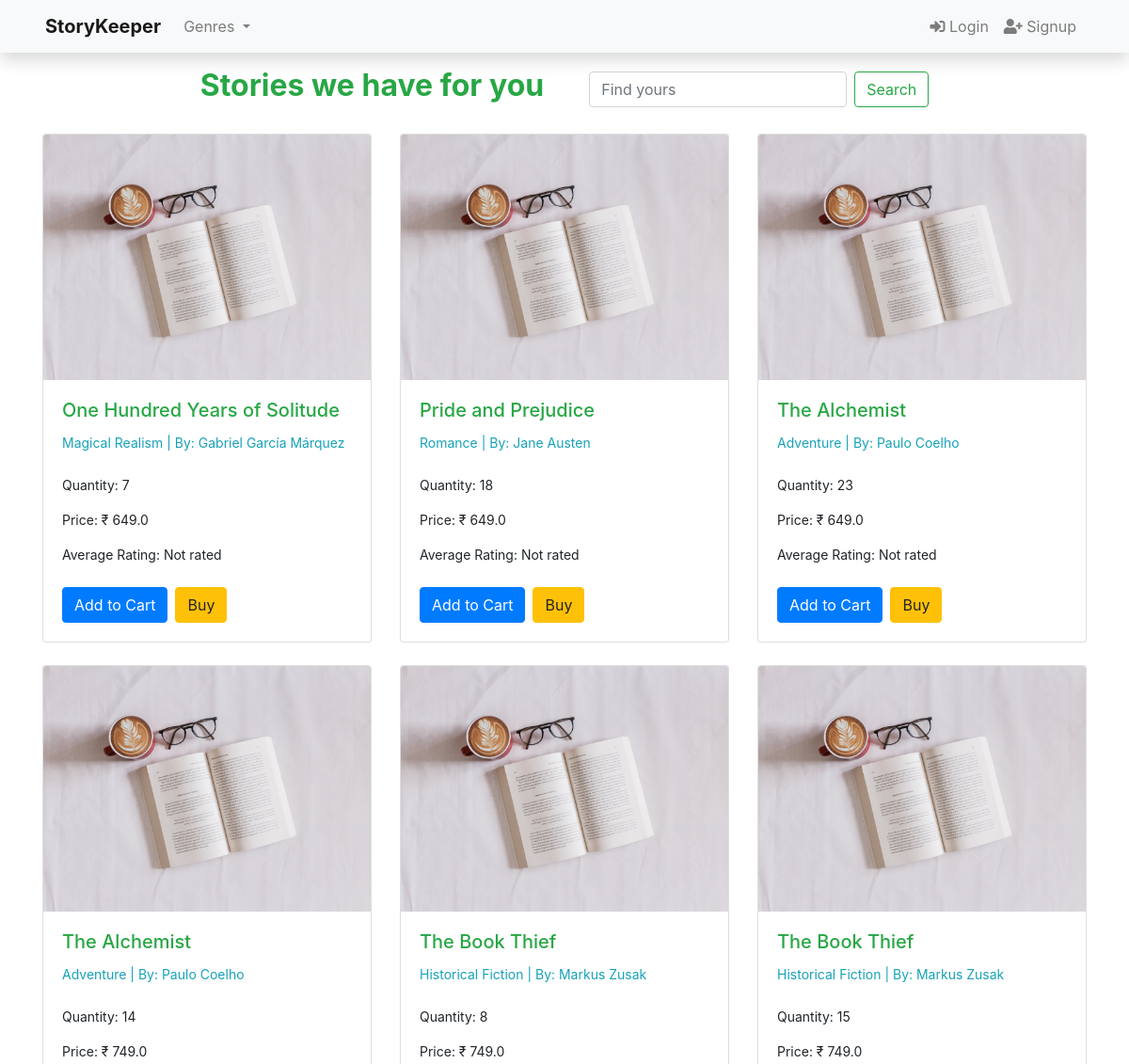
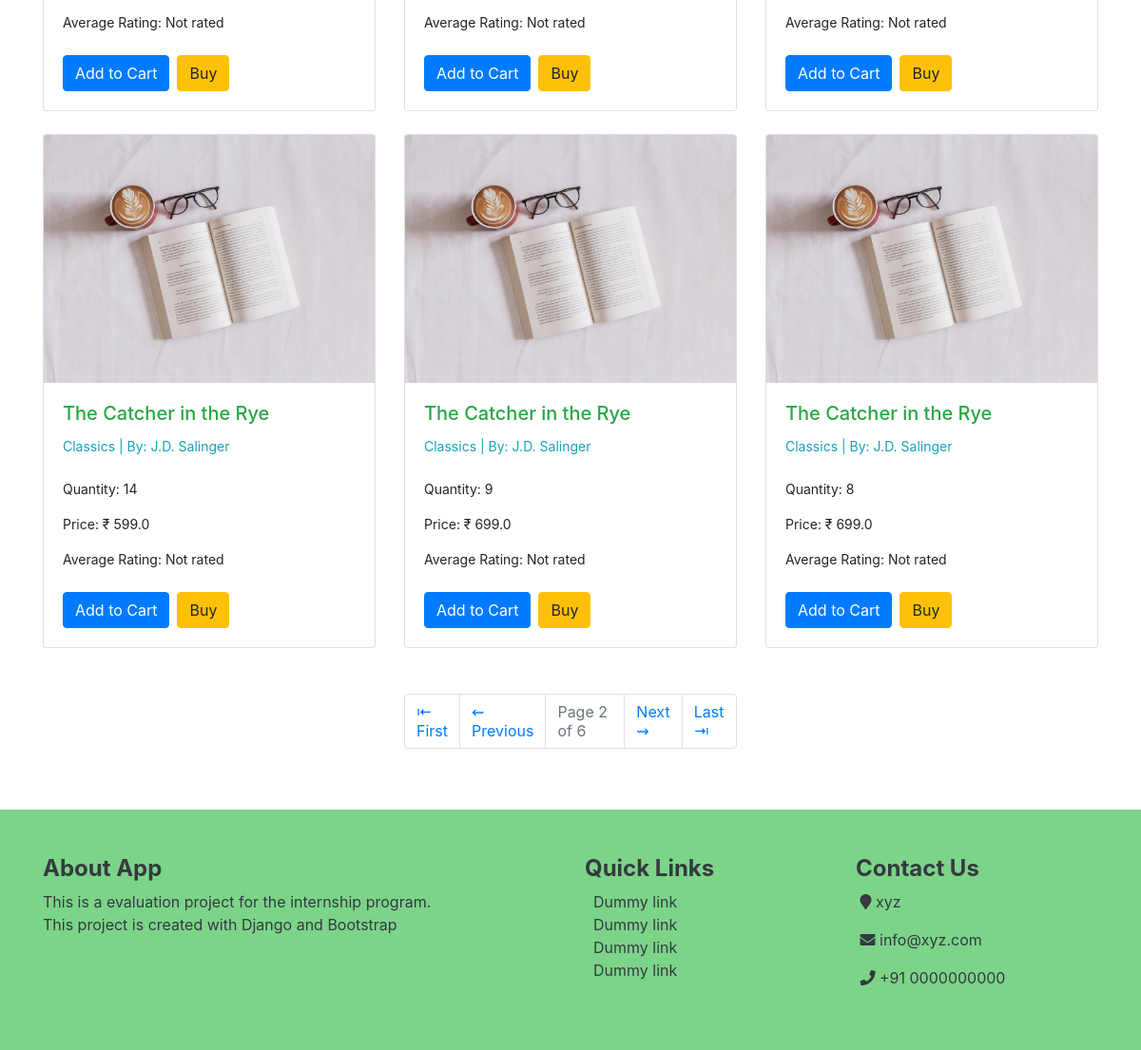
Screenshot of /?page=2 with the database file from the repository (2 pictures, top to bottom).
### books/models.py (models this page shows, shortened)
class Book(models.Model):
    title  		 = models.CharField(max_length=200)
    author 		 = models.CharField(max_length=100)
    genre   	 = models.CharField(max_length=100)
    price     	 = models.FloatField(default=0)
    quantity   	 = models.IntegerField(default=0)
    description  = models.TextField(default='No Description', null=True, blank=False)
    average_rating  = models.FloatField(default=0)
    created_on 	 = models.DateTimeField(auto_now_add=True)
    updated_on 	 = models.DateTimeField(auto_now=True)
    digital         = models.BooleanField(default=False, null=True, blank=False)
    status          = models.IntegerField(choices=status,default = 1)
    class Meta:
        ordering    = ['-quantity']

### books/views.py (the view, shortened to what this page needs)
# urls.py: path('', views.homeView, name='home'),
def homeView(request):
    books = Book.objects.all().order_by('title')
    paginator = Paginator(books, 9)
    page = request.GET.get('page')
    books = paginator.get_page(page)
    genre = Book.objects.values('genre').distinct().order_by('genre')
    context = {'books': books, 'genre':genre}
    search_book = request.GET.get('search')
    return render(request, 'index.html', context)

### books/templates/index.html (shortened to what this page needs)
{% extends 'base.html' %}
{% block content %}
{% load static %}
{% load crispy_forms_tags %}
<div class='container-fluid my-3 d-flex justify-content-center'>
    <h2 class="text-success"><b>Stories we have for you </b></h2>
    <form class="form-inline my-2 ml-5 my-lg-0" role='search', method='get', action="{% url 'home' %}">
        <input class="form-control mr-sm-2" name='search' type="search" placeholder="Find yours" aria-label="Search">
        <button class="btn btn-outline-success my-2 my-sm-0" type="submit">Search</button>
    </form>
</div>
<div class="container mt-4">
    <div class="row">
        {% for book in books %}
        <div class="col-md-4 mb-4">
            <div class="card product-card">
                <a href="{% url 'book_detail' book.id %}"><img src="{% static 'images/thumbnail.jpg' %}" class="card-img-top" alt="{{ book.title }}"></a>
                <div class="card-body">
                    <a href="{% url 'book_detail' book.id %}"class="text-success" ><h5 class="card-title">{{ book.title }}</h5></a>
                    <small>
                        <p class="card-text text-info">{{ book.genre }} | <span class="card-text">By: {{ book.author }}</span></p></small><br>
                        <small class="text-bold">
                            <p class="card-text">Quantity:{% if book.quantity > 0 %} {{ book.quantity }} {% else %}<span class="text-success"> Out of stock</span>{% endif %}</p>
                            <p class="card-text">Price: &#8377; {{ book.price }}</p>
                            <p class="card-text">Average Rating: {% if book.average_rating %}{{ book.average_rating|floatformat:'0' }} &#9733; out of 5 &#9733;{% else %}Not rated{% endif %}</p>
                        </small><br>
                    <div class="d-flex">
                        <form method="post" action="{% url 'add_to_cart' book.id %}">
                            <button type="submit" class="btn btn-primary">Add to Cart</button>
                        </form>
                        <a href="#" class="btn btn-warning ml-2">Buy</a>
                    </div>
                </div>
            </div>
        </div>
        {% endfor %}
    </div>
</div>
{% if books.has_other_pages %}
<div class="container mt-4">
    <div class="row justify-content-center">
        <div class="col-md-4">
            <ul class="pagination justify-content-center">
                {% if books.has_previous %}
                    <li class="page-item">
                        <a class="page-link" href="?page=1">&#8676; First</a>
                    </li>
                {% endif %}
                {% if books.has_previous %}
                    <li class="page-item">
                        <a class="page-link" href="?page={{ books.previous_page_number }}">&#8668; Previous</a>
                    </li>
                {% endif %}
                <li class="page-item disabled">
                    <span class="page-link">Page {{ books.number }} of {{ books.paginator.num_pages }}</span>
                </li>
                {% if books.has_next %}
                    <li class="page-item">
                        <a class="page-link" href="?page={{ books.next_page_number }}">Next &#8669;</a>
                    </li>
                {% endif %}
                {% if books.has_next %}
                    <li class="page-item">
                        <a class="page-link" href="?page={{ books.paginator.num_pages }}">Last &#8677;</a>
                    </li>
                {% endif %}
            </ul>
        </div>
    </div>
</div>
{% endif %}
{% endblock %}

### rows the page displays
Book: title "One Hundred Years of Solitude", genre "Magical Realism", author "Gabriel García Márquez", quantity "7", price "649.0", average_rating "Not rated"
Book: title "Pride and Prejudice", genre "Romance", author "Jane Austen", quantity "18", price "649.0", average_rating "Not rated"
Book: title "The Alchemist", genre "Adventure", author "Paulo Coelho", quantity "23", price "649.0", average_rating "Not rated"
Book: title "The Alchemist", genre "Adventure", author "Paulo Coelho", quantity "14", price "749.0", average_rating "Not rated"
Book: title "The Book Thief", genre "Historical Fiction", author "Markus Zusak", quantity "8", price "749.0", average_rating "Not rated"
Book: title "The Book Thief", genre "Historical Fiction", author "Markus Zusak", quantity "15", price "749.0", average_rating "Not rated"
Book: title "The Catcher in the Rye", genre "Classics", author "J.D. Salinger", quantity "14", price "599.0", average_rating "Not rated"
Book: title "The Catcher in the Rye", genre "Classics", author "J.D. Salinger", quantity "9", price "699.0", average_rating "Not rated"
Book: title "The Catcher in the Rye", genre "Classics", author "J.D. Salinger", quantity "8", price "699.0", average_rating "Not rated"

### other values shown
{{ books.number }} "2"
{{ books.paginator.num_pages }} "6"
